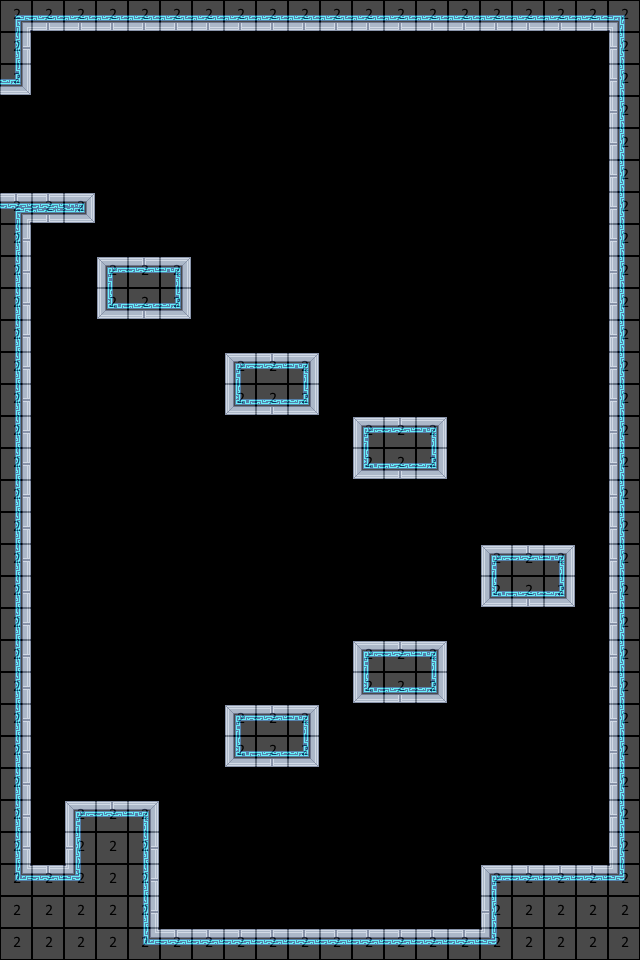

A 2D game scene composited from a Tiled map and its tileset images. What follows is a short description and the map's XML, with every tile layer's data as written:
An orthogonal 20x30 tile map with 32x32 px tiles, 4 tile layers (bg, mg, fg, collision), 2 tilesets and 6 objects (3x roborat, 2x Engineering - Freight Elevator, energyup).

<map version="2017.05.26" orientation="orthogonal" renderorder="right-down" width="20" height="30" tilewidth="32" tileheight="32" nextobjectid="73">
 <tileset firstgid="1" name="32blocks" tilewidth="32" tileheight="32" tilecount="10" columns="10">
  <image source="32blocks.png" width="320" height="32" />
 </tileset>
 <tileset firstgid="11" name="shipTileset" tilewidth="32" tileheight="32" tilecount="513" columns="19">
  <image source="shipTileset.png" width="608" height="864" />
 </tileset>
 <layer name="bg" width="20" height="30">
  <data encoding="csv">
0,0,0,0,0,0,0,0,0,0,0,0,0,0,0,0,0,0,0,0,
0,0,0,0,0,0,0,0,0,0,0,0,0,0,0,0,0,0,0,0,
0,0,0,0,0,0,0,0,0,0,0,0,0,0,0,0,0,0,0,0,
0,0,0,0,0,0,0,0,0,0,0,0,0,0,0,0,0,0,0,0,
0,0,0,0,0,0,0,0,0,0,0,0,0,0,0,0,0,0,0,0,
0,0,0,0,0,0,0,0,0,0,0,0,0,0,0,0,0,0,0,0,
0,0,0,0,0,0,0,0,0,0,0,0,0,0,0,0,0,0,0,0,
0,0,0,0,0,0,0,0,0,0,0,0,0,0,0,0,0,0,0,0,
0,0,0,0,0,0,0,0,0,0,0,0,0,0,0,0,0,0,0,0,
0,0,0,0,0,0,0,0,0,0,0,0,0,0,0,0,0,0,0,0,
0,0,0,0,0,0,0,0,0,0,0,0,0,0,0,0,0,0,0,0,
0,0,0,0,0,0,0,0,0,0,0,0,0,0,0,0,0,0,0,0,
0,0,0,0,0,0,0,0,0,0,0,0,0,0,0,0,0,0,0,0,
0,0,0,0,0,0,0,0,0,0,0,0,0,0,0,0,0,0,0,0,
0,0,0,0,0,0,0,0,0,0,0,0,0,0,0,0,0,0,0,0,
0,0,0,0,0,0,0,0,0,0,0,0,0,0,0,0,0,0,0,0,
0,0,0,0,0,0,0,0,0,0,0,0,0,0,0,0,0,0,0,0,
0,0,0,0,0,0,0,0,0,0,0,0,0,0,0,0,0,0,0,0,
0,0,0,0,0,0,0,0,0,0,0,0,0,0,0,0,0,0,0,0,
0,0,0,0,0,0,0,0,0,0,0,0,0,0,0,0,0,0,0,0,
0,0,0,0,0,0,0,0,0,0,0,0,0,0,0,0,0,0,0,0,
0,0,0,0,0,0,0,0,0,0,0,0,0,0,0,0,0,0,0,0,
0,0,0,0,0,0,0,0,0,0,0,0,0,0,0,0,0,0,0,0,
0,0,0,0,0,0,0,0,0,0,0,0,0,0,0,0,0,0,0,0,
0,0,0,0,0,0,0,0,0,0,0,0,0,0,0,0,0,0,0,0,
0,0,0,0,0,0,0,0,0,0,0,0,0,0,0,0,0,0,0,0,
0,0,0,0,0,0,0,0,0,0,0,0,0,0,0,0,0,0,0,0,
0,0,0,0,0,0,0,0,0,0,0,0,0,0,0,0,0,0,0,0,
0,0,0,0,0,0,0,0,0,0,0,0,0,0,0,0,0,0,0,0,
0,0,0,0,0,0,0,0,0,0,0,0,0,0,0,0,0,0,0,0
</data>
 </layer>
 <layer name="mg" width="20" height="30">
  <data encoding="csv">
0,51,51,51,51,51,51,51,51,51,51,51,51,51,51,51,51,51,51,0,
33,0,0,0,0,0,0,0,0,0,0,0,0,0,0,0,0,0,0,31,
52,0,0,0,0,0,0,0,0,0,0,0,0,0,0,0,0,0,0,31,
0,0,0,0,0,0,0,0,0,0,0,0,0,0,0,0,0,0,0,31,
0,0,0,0,0,0,0,0,0,0,0,0,0,0,0,0,0,0,0,31,
0,0,0,0,0,0,0,0,0,0,0,0,0,0,0,0,0,0,0,31,
13,70,89,0,0,0,0,0,0,0,0,0,0,0,0,0,0,0,0,31,
33,0,0,0,0,0,0,0,0,0,0,0,0,0,0,0,0,0,0,31,
33,0,0,12,13,14,0,0,0,0,0,0,0,0,0,0,0,0,0,31,
33,0,0,50,51,52,0,0,0,0,0,0,0,0,0,0,0,0,0,31,
33,0,0,0,0,0,0,0,0,0,0,0,0,0,0,0,0,0,0,31,
33,0,0,0,0,0,0,12,13,14,0,0,0,0,0,0,0,0,0,31,
33,0,0,0,0,0,0,50,51,52,0,0,0,0,0,0,0,0,0,31,
33,0,0,0,0,0,0,0,0,0,0,12,13,14,0,0,0,0,0,31,
33,0,0,0,0,0,0,0,0,0,0,50,51,52,0,0,0,0,0,31,
33,0,0,0,0,0,0,0,0,0,0,0,0,0,0,0,0,0,0,31,
33,0,0,0,0,0,0,0,0,0,0,0,0,0,0,0,0,0,0,31,
33,0,0,0,0,0,0,0,0,0,0,0,0,0,0,12,13,14,0,31,
33,0,0,0,0,0,0,0,0,0,0,0,0,0,0,50,51,52,0,31,
33,0,0,0,0,0,0,0,0,0,0,0,0,0,0,0,0,0,0,31,
33,0,0,0,0,0,0,0,0,0,0,12,13,14,0,0,0,0,0,31,
33,0,0,0,0,0,0,0,0,0,0,50,51,52,0,0,0,0,0,31,
33,0,0,0,0,0,0,12,13,14,0,0,0,0,0,0,0,0,0,31,
33,0,0,0,0,0,0,50,51,52,0,0,0,0,0,0,0,0,0,31,
33,0,0,0,0,0,0,0,0,0,0,0,0,0,0,0,0,0,0,31,
33,0,12,13,14,0,0,0,0,0,0,0,0,0,0,0,0,0,0,31,
33,0,31,32,33,0,0,0,0,0,0,0,0,0,0,0,0,0,0,31,
113,13,114,32,33,0,0,0,0,0,0,0,0,0,0,12,13,13,13,114,
32,32,32,32,33,0,0,0,0,0,0,0,0,0,0,31,32,32,32,32,
32,32,32,32,113,13,13,13,13,13,13,13,13,13,13,114,32,32,32,32
</data>
 </layer>
 <layer name="fg" width="20" height="30">
  <data encoding="csv">
94,0,0,0,0,0,0,0,0,0,0,0,0,0,0,0,0,0,0,95,
0,0,0,0,0,0,0,0,0,0,0,0,0,0,0,0,0,0,0,0,
0,0,0,0,0,0,0,0,0,0,0,0,0,0,0,0,0,0,0,0,
0,0,0,0,0,0,0,0,0,0,0,0,0,0,0,0,0,0,0,0,
0,0,0,0,0,0,0,0,0,0,0,0,0,0,0,0,0,0,0,0,
0,0,0,0,0,0,0,0,0,0,0,0,0,0,0,0,0,0,0,0,
96,0,0,0,0,0,0,0,0,0,0,0,0,0,0,0,0,0,0,0,
0,0,0,0,0,0,0,0,0,0,0,0,0,0,0,0,0,0,0,0,
0,0,0,0,0,0,0,0,0,0,0,0,0,0,0,0,0,0,0,0,
0,0,0,0,0,0,0,0,0,0,0,0,0,0,0,0,0,0,0,0,
0,0,0,0,0,0,0,0,0,0,0,0,0,0,0,0,0,0,0,0,
0,0,0,0,0,0,0,0,0,0,0,0,0,0,0,0,0,0,0,0,
0,0,0,0,0,0,0,0,0,0,0,0,0,0,0,0,0,0,0,0,
0,0,0,0,0,0,0,0,0,0,0,0,0,0,0,0,0,0,0,0,
0,0,0,0,0,0,0,0,0,0,0,0,0,0,0,0,0,0,0,0,
0,0,0,0,0,0,0,0,0,0,0,0,0,0,0,0,0,0,0,0,
0,0,0,0,0,0,0,0,0,0,0,0,0,0,0,0,0,0,0,0,
0,0,0,0,0,0,0,0,0,0,0,0,0,0,0,0,0,0,0,0,
0,0,0,0,0,0,0,0,0,0,0,0,0,0,0,0,0,0,0,0,
0,0,0,0,0,0,0,0,0,0,0,0,0,0,0,0,0,0,0,0,
0,0,0,0,0,0,0,0,0,0,0,0,0,0,0,0,0,0,0,0,
0,0,0,0,0,0,0,0,0,0,0,0,0,0,0,0,0,0,0,0,
0,0,0,0,0,0,0,0,0,0,0,0,0,0,0,0,0,0,0,0,
0,0,0,0,0,0,0,0,0,0,0,0,0,0,0,0,0,0,0,0,
0,0,0,0,0,0,0,0,0,0,0,0,0,0,0,0,0,0,0,0,
0,0,0,0,0,0,0,0,0,0,0,0,0,0,0,0,0,0,0,0,
0,0,0,0,0,0,0,0,0,0,0,0,0,0,0,0,0,0,0,0,
0,0,0,0,0,0,0,0,0,0,0,0,0,0,0,0,0,0,0,0,
0,0,0,0,0,0,0,0,0,0,0,0,0,0,0,0,0,0,0,0,
0,0,0,0,0,0,0,0,0,0,0,0,0,0,0,0,0,0,0,0
</data>
 </layer>
 <layer name="collision" width="20" height="30" opacity="0.29">
  <data encoding="csv">
2,2,2,2,2,2,2,2,2,2,2,2,2,2,2,2,2,2,2,2,
2,0,0,0,0,0,0,0,0,0,0,0,0,0,0,0,0,0,0,2,
2,0,0,0,0,0,0,0,0,0,0,0,0,0,0,0,0,0,0,2,
0,0,0,0,0,0,0,0,0,0,0,0,0,0,0,0,0,0,0,2,
0,0,0,0,0,0,0,0,0,0,0,0,0,0,0,0,0,0,0,2,
0,0,0,0,0,0,0,0,0,0,0,0,0,0,0,0,0,0,0,2,
2,2,2,0,0,0,0,0,0,0,0,0,0,0,0,0,0,0,0,2,
2,0,0,0,0,0,0,0,0,0,0,0,0,0,0,0,0,0,0,2,
2,0,0,2,2,2,0,0,0,0,0,0,0,0,0,0,0,0,0,2,
2,0,0,2,2,2,0,0,0,0,0,0,0,0,0,0,0,0,0,2,
2,0,0,0,0,0,0,0,0,0,0,0,0,0,0,0,0,0,0,2,
2,0,0,0,0,0,0,2,2,2,0,0,0,0,0,0,0,0,0,2,
2,0,0,0,0,0,0,2,2,2,0,0,0,0,0,0,0,0,0,2,
2,0,0,0,0,0,0,0,0,0,0,2,2,2,0,0,0,0,0,2,
2,0,0,0,0,0,0,0,0,0,0,2,2,2,0,0,0,0,0,2,
2,0,0,0,0,0,0,0,0,0,0,0,0,0,0,0,0,0,0,2,
2,0,0,0,0,0,0,0,0,0,0,0,0,0,0,0,0,0,0,2,
2,0,0,0,0,0,0,0,0,0,0,0,0,0,0,2,2,2,0,2,
2,0,0,0,0,0,0,0,0,0,0,0,0,0,0,2,2,2,0,2,
2,0,0,0,0,0,0,0,0,0,0,0,0,0,0,0,0,0,0,2,
2,0,0,0,0,0,0,0,0,0,0,2,2,2,0,0,0,0,0,2,
2,0,0,0,0,0,0,0,0,0,0,2,2,2,0,0,0,0,0,2,
2,0,0,0,0,0,0,2,2,2,0,0,0,0,0,0,0,0,0,2,
2,0,0,0,0,0,0,2,2,2,0,0,0,0,0,0,0,0,0,2,
2,0,0,0,0,0,0,0,0,0,0,0,0,0,0,0,0,0,0,2,
2,0,2,2,2,0,0,0,0,0,0,0,0,0,0,0,0,0,0,2,
2,0,2,2,2,0,0,0,0,0,0,0,0,0,0,0,0,0,0,2,
2,2,2,2,2,0,0,0,0,0,0,0,0,0,0,2,2,2,2,2,
2,2,2,2,2,0,0,0,0,0,0,0,0,0,0,2,2,2,2,2,
2,2,2,2,2,2,2,2,2,2,2,2,2,2,2,2,2,2,2,2
</data>
 </layer>
 <objectgroup name="Object Layer 1">
  <object id="35" name="travel" type="Engineering - Freight Elevator" x="8" y="113.667" width="4.66663" height="72" />
  <object id="36" name="d" type="Engineering - Freight Elevator" x="44.6667" y="173" width="16" height="10" />
  <object id="69" name="enemy" type="roborat" x="232" y="325.333" width="16" height="10.6667">
   <properties>
    <property name="finish" value="300" />
   </properties>
  </object>
  <object id="70" name="enemy" type="roborat" x="493.333" y="520" width="9.33333" height="12">
   <properties>
    <property name="finish" value="550" />
   </properties>
  </object>
  <object id="71" name="enemy" type="roborat" x="233.333" y="676" width="16" height="10.6667">
   <properties>
    <property name="finish" value="300" />
   </properties>
  </object>
  <object id="72" name="enemy" type="energyup" x="329.333" y="904" width="13.3333" height="18.6667">
   <properties>
    <property name="flag" value="15" />
   </properties>
  </object>
 </objectgroup>
</map>
